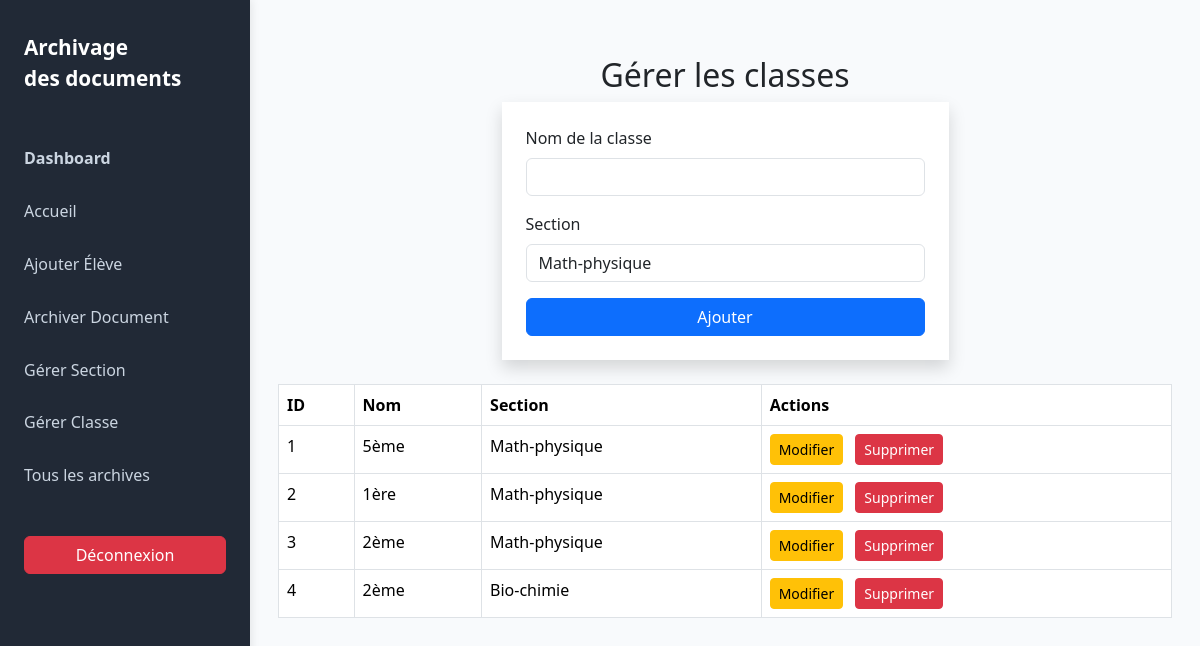
The app's page /gerer_classe.php with its own data.
### tables this page shows
CREATE TABLE `classe` (
  `idclasse` int(11) NOT NULL,
  `nomclasse` varchar(100) NOT NULL,
  `idsection` int(11) DEFAULT NULL
);

CREATE TABLE `section` (
  `idsection` int(11) NOT NULL,
  `nomsection` varchar(100) NOT NULL
);

### gerer_classe.php (the view, shortened to what this page needs)
<?php
include 'config.php';
$sections = $pdo->query("SELECT * FROM section")->fetchAll();
$classes = $pdo->query("SELECT classe.*, section.nomsection FROM classe JOIN section ON classe.idsection = section.idsection")->fetchAll();
?>
<!DOCTYPE html>
<html lang="fr">
<head>
    <link rel="stylesheet" href="./bootstrap-5.3.6-dist/css/bootstrap.min.css">
</head>
<body class="bg-light">
    <?php require_once('header.php'); ?>
    <div class="main-content">
    <div class="container mt-4">
        <h2 class="text-center">Gérer les classes</h2>
        <form method="POST" class="mb-4 w-50 mx-auto p-4 shadow bg-white">
            <div class="mb-3">
                <label class="form-label">Nom de la classe</label>
                <input type="text" name="nomclasse" class="form-control" required>
            </div>
            <div class="mb-3">
                <label class="form-label">Section</label>
                <select name="idsection" class="form-control" required>
                    <?php foreach ($sections as $section) { ?>
                        <option value="<?= $section['idsection'] ?>"><?= htmlspecialchars($section['nomsection']) ?></option>
                    <?php } ?>
                </select>
            </div>
            <button type="submit" class="btn btn-primary w-100">Ajouter</button>
        </form>
        <table class="table table-bordered bg-white">
            <thead>
                <tr>
                    <th>ID</th>
                    <th>Nom</th>
                    <th>Section</th>
                    <th>Actions</th>
                </tr>
            </thead>
            <tbody>
                <?php foreach ($classes as $classe) { ?>
                    <tr>
                        <td><?= $classe["idclasse"] ?></td>
                        <td><?= htmlspecialchars($classe["nomclasse"]) ?></td>
                        <td><?= htmlspecialchars($classe["nomsection"]) ?></td>
                        <td>
                            <a href="modifier_classe.php?idclasse=<?= $classe["idclasse"] ?>" class="btn btn-warning btn-sm me-2">Modifier</a>
                            <a href="?delete=<?= $classe["idclasse"] ?>" class="btn btn-danger btn-sm" onclick="return confirm('Supprimer cette classe ?')">Supprimer</a>
                        </td>
                    </tr>
                <?php } ?>
            </tbody>
        </table>
    </div>
    </div>
</body>
</html>

### header.php (shortened to what this page needs)
<!DOCTYPE html>
<html lang="fr">
<head>
    <link href="./bootstrap-5.3.6-dist/css/bootstrap.min.css" rel="stylesheet">
</head>
<body>
<nav class="sidebar-left mr-3">
    <a class="navbar-brand" href="dashboard.php">Archivage <br>des documents</a>
    <ul class="nav">
        <?php if (!isset($_SESSION['typeuser']) || $_SESSION['typeuser'] != 'Élève') { ?>
            <li class="nav-item"><a class="nav-link fw-bold" href="dashboard.php">Dashboard</a></li>
            <li class="nav-item"><a class="nav-link" href="index.php">Accueil</a></li>
            <li class="nav-item"><a class="nav-link" href="enregistrer.php">Ajouter Élève</a></li>
            <li class="nav-item"><a class="nav-link" href="archiver.php">Archiver Document</a></li>
            <li class="nav-item"><a class="nav-link" href="gerer_section.php">Gérer Section</a></li>
            <li class="nav-item"><a class="nav-link" href="gerer_classe.php">Gérer Classe</a></li>
            <li class="nav-item"><a class="nav-link" href="liste_archives.php">Tous les archives</a></li>
        <?php } ?>
    </ul>
    <a class="btn btn-danger text-white" href="logout.php">Déconnexion</a>
</nav>
</body>
</html>

### header.php (style rules this page uses)
.sidebar-left { position: fixed; top: 0; left: 0; height: 100vh; width: 250px; background: #212936; color: #fff; z-index: 1040; display: flex; flex-direction: column; align-items: stretch; padding-top: 2rem; box-shadow: 2px 0 8px rgba(0,0,0,0.08); }
.sidebar-left .navbar-brand { font-size: 1.3rem; font-weight: bold; margin-bottom: 2.5rem; color: #fff; text-align: left; padding-left: 1.5rem; }
.sidebar-left .nav { flex-direction: column; width: 100%; }
.sidebar-left .nav-link { color: #cbd5e1; margin-bottom: 0.3rem; border-radius: 0.375rem; font-weight: 500; padding: 0.75rem 1.5rem; transition: background 0.2s, color 0.2s; display: flex; align-items: center; }
.sidebar-left .btn-danger { margin-top: 2rem; margin-left: 1.5rem; margin-right: 1.5rem; }
.main-content { margin-left: 250px; padding: 2rem 1rem 1rem 1rem; min-height: 100vh; background: #f8fafc; }

### records on screen
classe: idclasse "1", nomclasse "5ème", idsection.nomsection "Math-physique"
classe: idclasse "2", nomclasse "1ère", idsection.nomsection "Math-physique"
classe: idclasse "3", nomclasse "2ème", idsection.nomsection "Math-physique"
classe: idclasse "4", nomclasse "2ème", idsection.nomsection "Bio-chimie"

### other values on screen
form field idsection "Math-physique"
